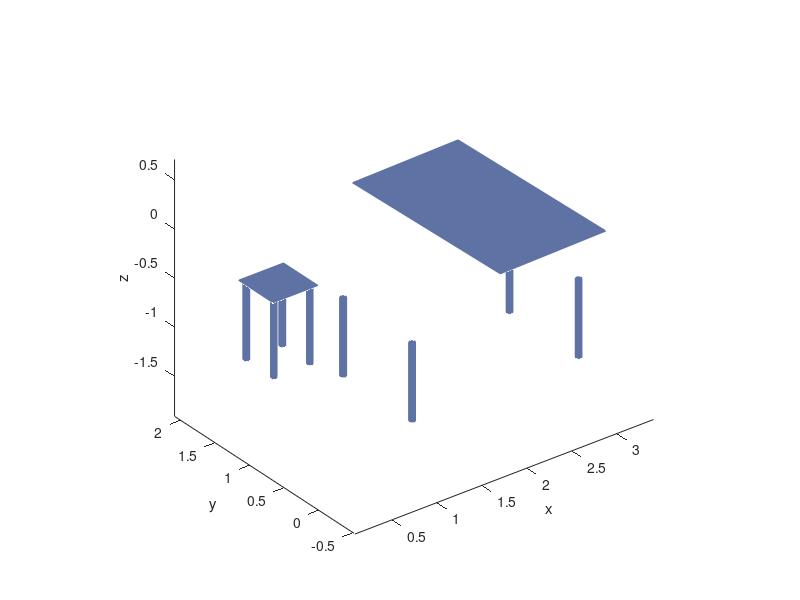

Here is the MATLAB script that generated this plot:



axis equal
hold on

%MESA OPERACIONES
taula = [-6,0,-2;6,0,-2;6,20.7,-2;-6,20.7,-2];
taula = taula/10;
taula = taula*rotz(-pi/2);
taula(:,1) = taula(:,1) + 2.7;

C = [0.5];

% labelling
%zlabel('z');ylabel('y');xlabel('x');
% drawing the figure
fill3(taula(:,1),taula(:,2),taula(:,3),C,'FaceColor', [.37 .45 .64], 'FaceLighting', 'gouraud', 'EdgeColor', [.37 .45 .64]);
material metal;

%PATAS MESA OPERACIONES
[Xp1,Yp1,Zp1] = cylinder(0.3);
Zp1(2,:) = 8;
surface((Xp1)/10 + 0.75,(Yp1)/10 + 0.5,(Zp1-10)/10,'FaceColor', [.37 .45 .64], 'EdgeColor', [.37 .45 .64]);

[Xp2,Yp2,Zp2] = cylinder(0.3);
Zp2(2,:) = 8;
surface((Xp2)/10 + 0.75,(Yp2)/10 - 0.5,(Zp2-10)/10,'FaceColor', [.37 .45 .64], 'EdgeColor', [.37 .45 .64] );

[Xp3,Yp3,Zp3] = cylinder(0.3);
Zp3(2,:) = 8;
surface((Xp3)/10 + 2.6,(Yp3)/10 + 0.5,(Zp3-10)/10,'FaceColor', [.37 .45 .64], 'EdgeColor', [.37 .45 .64] );

[Xp4,Yp4,Zp4] = cylinder(0.3);
Zp4(2,:) = 8;
surface((Xp4)/10 + 2.6,(Yp4)/10 - 0.5,(Zp4-10)/10,'FaceColor', [.37 .45 .64], 'EdgeColor', [.37 .45 .64]);


desplz_x = 1.5
desplz_y = 1.5



%MESA AUXILIAR
X_ma = [-13 -8 -8 -13];
Y_ma = [23 23 28 28];
Z_ma = [-2 -2 -2 -2];

X_ma = X_ma/10 + desplz_x;
Y_ma = Y_ma/10 - desplz_y;
Z_ma = Z_ma/10
%C = [0.5];
% labelling
zlabel('z');ylabel('y');xlabel('x');

% drawing the figure
fill3(X_ma,Y_ma,Z_ma,C,'FaceColor', [.37 .45 .64], 'FaceLighting', 'gouraud', 'EdgeColor', [.37 .45 .64]);
material metal;



%PATAS MESA AUXILIAR
[Xpa1,Ypa1,Zpa1] = cylinder(0.3);
Zpa1(2,:) = 8;
surface((Xpa1-12.5)/10+desplz_x,(Ypa1+23.5)/10-desplz_y,(Zpa1-10)/10,'FaceColor', [.37 .45 .64], 'EdgeColor', [.37 .45 .64]);

[Xpa2,Ypa2,Zpa2] = cylinder(0.3);
Zpa2(2,:) = 8;
surface((Xpa2-12.5)/10+desplz_x,(Ypa2+27.5)/10-desplz_y,(Zpa2-10)/10,'FaceColor', [.37 .45 .64], 'EdgeColor', [.37 .45 .64] );

[Xpa3,Ypa3,Zpa3] = cylinder(0.3);
Zpa3(2,:) = 8;
surface((Xpa3-8.5)/10+desplz_x,(Ypa3+23.5)/10-desplz_y,(Zpa3-10)/10,'FaceColor', [.37 .45 .64], 'EdgeColor', [.37 .45 .64] );

[Xpa4,Ypa4,Zpa4] = cylinder(0.3);
Zpa4(2,:) = 8;
surface((Xpa4-8.5)/10+desplz_x,(Ypa4+27.5)/10-desplz_y,(Zpa4-10)/10,'FaceColor', [.37 .45 .64], 'EdgeColor', [.37 .45 .64]);



view(3);